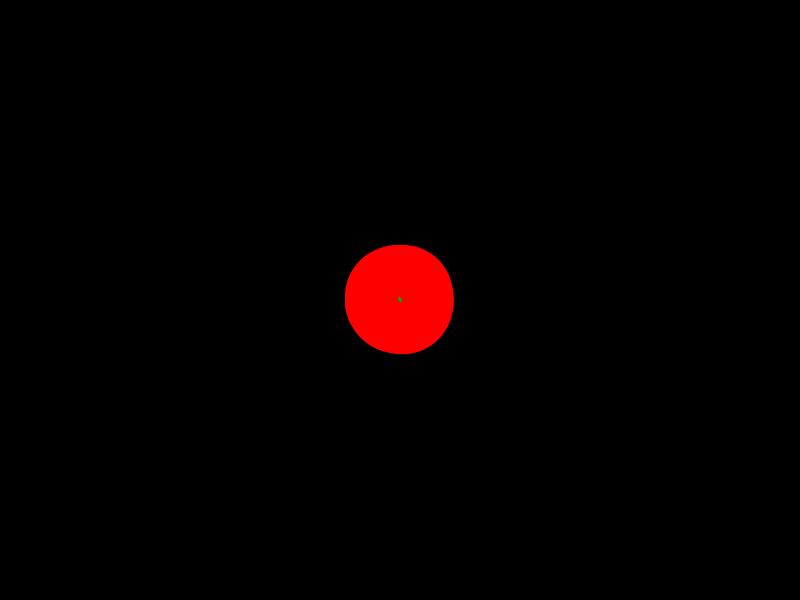
Frame 1 (no input)
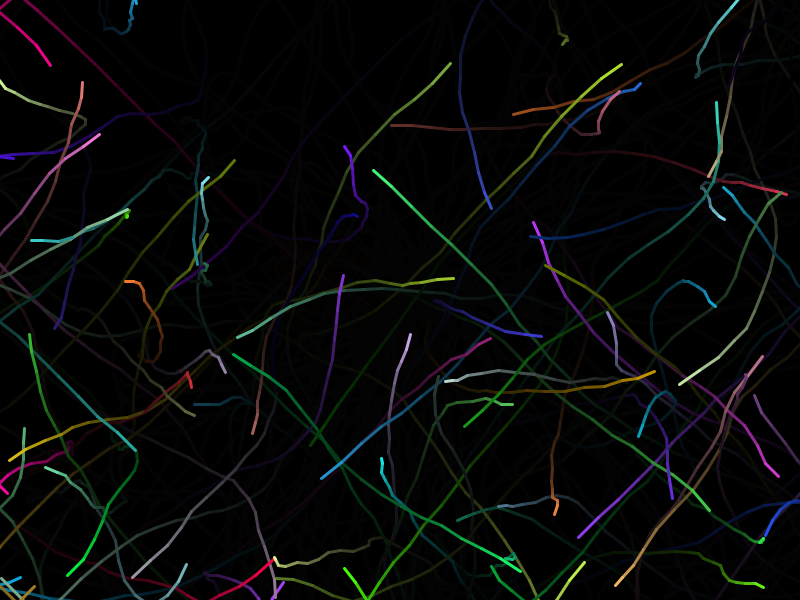
Frame 60 (the mouse pressed at the canvas centre just before this capture)
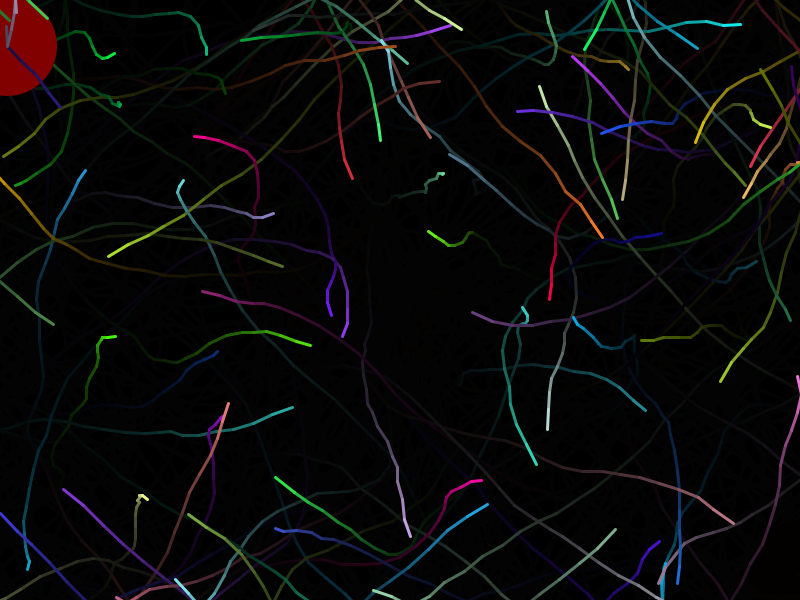
Frame 120 (the mouse held since frame 60 and released just before this capture)

The Processing sketch that drew these frames (run headless with seeded random() and noise(); from frame 60 on, the mouse is pressed at the canvas centre):

// Processing sketch: processing_60700
// ── processing_60700.pde

int WIDTH = 800;
int HEIGHT = 600;

int number = 100;

int[][] bx = new int[number][2];
int[][] by = new int[number][2];

int[] dx = new int[number];
int[] dy = new int[number];

color[] c = new color[number];

int fr = 40;

void setup()
{
    size(800,600);
    background(0);
    strokeWeight(3);
    
    for (int i = 0; i < number; i++)
    {
        bx[i][0] = WIDTH/2;
        by[i][0] = HEIGHT/2;
        bx[i][1] = WIDTH/2;
        by[i][1] = HEIGHT/2;
        
        c[i] = color(random(255),random(255),random(255));
    
        dx[i] = floor(random(10) - 5);
        dy[i] = floor(random(10) - 5);
    }
}

void draw()
{
    frameRate(fr);
    fill(0,40);
    noStroke();
    rect(-10,-10,WIDTH+10,HEIGHT+10);
    
    for (int i = 0; i < number; i++)
    {
        bx[i][0] = bx[i][1];
        by[i][0] = by[i][1];
        
        bx[i][1] += dx[i];
        by[i][1] += dy[i];
        
        if (bx[i][1] > WIDTH || bx[i][1] < 0)
        {
            dx[i] = -dx[i];
        }
        else if (by[i][1] > HEIGHT || by[i][1] < 0)
        {
            dy[i] = -dy[i];
        }
        else
        {
            dx[i] += floor(random(11) - 5);
            dy[i] += floor(random(11) - 5);
            
            if (dx[i] > 20)
            {
                dx[i] = 20;
            }
            if (dy[i] > 20)
            {
                dy[i] = 20;
            }
            if (dx[i] < -20)
            {
                dx[i] = -20;
            }
            if (dy[i] < -20)
            {
                dy[i] = -20;
            }
        }
        
        for (int j = 0; j < number; j++)
        {
            if (j == i)
            {
                continue;
            }
            else if (bx[i][1] == bx[j][1] && by[i][1] == by[j][1])
            {
                dx[j] = -dx[j];
                dy[j] = -dy[j];
                dx[i] = -dx[i];
                dy[i] = -dy[i];
                
                fill(255,0,0);
                noStroke();
                ellipse(bx[i][1],by[i][1],100,100);
                fr = 10;
            }
        }
        
        stroke(c[i]);
        line(bx[i][0],by[i][0],bx[i][1],by[i][1]);
    }
    
    fr += 1;
    
    if (fr > 40)
    {
        fr = 40;
    }
}
